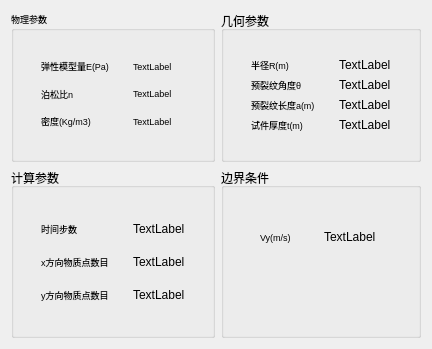
     <widget class="QWidget" name="Page1_1">
      <layout class="QGridLayout" name="gridLayout">
       <item row="0" column="0">
        <widget class="QGroupBox" name="box1_1">
         <property name="font">
          <font>
           <pointsize>7</pointsize>
          </font>
         </property>
         <property name="title">
          <string>物理参数</string>
         </property>
         <layout class="QVBoxLayout" name="verticalLayout_4">
          <item>
           <widget class="QWidget" name="widget_11" native="true">
            <layout class="QHBoxLayout" name="horizontalLayout_5">
             <item>
              <widget class="QWidget" name="widget_12" native="true">
               <layout class="QVBoxLayout" name="verticalLayout_5">
                <item>
                 <widget class="QLabel" name="lab1_1">
                  <property name="text">
                   <string>弹性模型量E(Pa)</string>
                  </property>
                 </widget>
                </item>
                <item>
                 <widget class="QLabel" name="lab1_2">
                  <property name="font">
                   <font>
                    <pointsize>7</pointsize>
                   </font>
                  </property>
                  <property name="text">
                   <string>泊松比n</string>
                  </property>
                 </widget>
                </item>
                <item>
                 <widget class="QLabel" name="lab1_3">
                  <property name="font">
                   <font>
                    <pointsize>7</pointsize>
                   </font>
                  </property>
                  <property name="text">
                   <string>密度(Kg/m3)</string>
                  </property>
                 </widget>
                </item>
               </layout>
              </widget>
             </item>
             <item>
              <widget class="QWidget" name="widget_13" native="true">
               <layout class="QVBoxLayout" name="verticalLayout_6">
                <item>
                 <widget class="QLabel" name="data1_1">
                  <property name="text">
                   <string>TextLabel</string>
                  </property>
                 </widget>
                </item>
                <item>
                 <widget class="QLabel" name="data1_2">
                  <property name="text">
                   <string>TextLabel</string>
                  </property>
                 </widget>
                </item>
                <item>
                 <widget class="QLabel" name="data1_3">
                  <property name="text">
                   <string>TextLabel</string>
                  </property>
                 </widget>
                </item>
               </layout>
              </widget>
             </item>
            </layout>
           </widget>
          </item>
         </layout>
        </widget>
       </item>
       <item row="1" column="0">
        <widget class="QGroupBox" name="box1_3">
         <property name="minimumSize">
          <size>
           <width>0</width>
           <height>170</height>
          </size>
         </property>
         <property name="title">
          <string>计算参数</string>
         </property>
         <layout class="QHBoxLayout" name="horizontalLayout_7">
          <item>
           <widget class="QWidget" name="widget_4" native="true">
            <layout class="QHBoxLayout" name="horizontalLayout_8">
             <item>
              <widget class="QWidget" name="widget_5" native="true">
               <layout class="QVBoxLayout" name="verticalLayout_9">
                <item>
                 <widget class="QLabel" name="lab1_8">
                  <property name="font">
                   <font>
                    <pointsize>7</pointsize>
                   </font>
                  </property>
                  <property name="text">
                   <string>时间步数</string>
                  </property>
                 </widget>
                </item>
                <item>
                 <widget class="QLabel" name="lab1_9">
                  <property name="font">
                   <font>
                    <pointsize>7</pointsize>
                   </font>
                  </property>
                  <property name="text">
                   <string>x方向物质点数目</string>
                  </property>
                 </widget>
                </item>
                <item>
                 <widget class="QLabel" name="lab1_10">
                  <property name="font">
                   <font>
                    <pointsize>7</pointsize>
                   </font>
                  </property>
                  <property name="text">
                   <string>y方向物质点数目</string>
                  </property>
                 </widget>
                </item>
               </layout>
              </widget>
             </item>
             <item>
              <widget class="QWidget" name="widget_6" native="true">
               <layout class="QVBoxLayout" name="verticalLayout_10">
                <item>
                 <widget class="QLabel" name="data1_8">
                  <property name="text">
                   <string>TextLabel</string>
                  </property>
                 </widget>
                </item>
                <item>
                 <widget class="QLabel" name="data1_9">
                  <property name="text">
                   <string>TextLabel</string>
                  </property>
                 </widget>
                </item>
                <item>
                 <widget class="QLabel" name="data1_10">
                  <property name="text">
                   <string>TextLabel</string>
                  </property>
                 </widget>
                </item>
               </layout>
              </widget>
             </item>
            </layout>
           </widget>
          </item>
         </layout>
        </widget>
       </item>
       <item row="0" column="1">
        <widget class="QGroupBox" name="box1_2">
         <property name="title">
          <string>几何参数</string>
         </property>
         <layout class="QVBoxLayout" name="verticalLayout_3">
          <item>
           <widget class="QWidget" name="widget_3" native="true">
            <layout class="QHBoxLayout" name="horizontalLayout_6">
             <item>
              <widget class="QWidget" name="widget" native="true">
               <layout class="QVBoxLayout" name="verticalLayout_7">
                <item>
                 <widget class="QLabel" name="lab1_4">
                  <property name="font">
                   <font>
                    <pointsize>7</pointsize>
                   </font>
                  </property>
                  <property name="text">
                   <string>半径R(m)</string>
                  </property>
                 </widget>
                </item>
                <item>
                 <widget class="QLabel" name="lab1_5">
                  <property name="font">
                   <font>
                    <pointsize>7</pointsize>
                   </font>
                  </property>
                  <property name="text">
                   <string>预裂纹角度θ</string>
                  </property>
                 </widget>
                </item>
                <item>
                 <widget class="QLabel" name="lab1_6">
                  <property name="font">
                   <font>
                    <pointsize>7</pointsize>
                   </font>
                  </property>
                  <property name="text">
                   <string>预裂纹长度a(m)</string>
                  </property>
                 </widget>
                </item>
                <item>
                 <widget class="QLabel" name="lab1_7">
                  <property name="font">
                   <font>
                    <pointsize>7</pointsize>
                   </font>
                  </property>
                  <property name="text">
                   <string>试件厚度t(m)</string>
                  </property>
                 </widget>
                </item>
               </layout>
              </widget>
             </item>
             <item>
              <widget class="QWidget" name="widget_2" native="true">
               <layout class="QVBoxLayout" name="verticalLayout_8">
                <item>
                 <widget class="QLabel" name="data1_4">
                  <property name="text">
                   <string>TextLabel</string>
                  </property>
                 </widget>
                </item>
                <item>
                 <widget class="QLabel" name="data1_5">
                  <property name="text">
                   <string>TextLabel</string>
                  </property>
                 </widget>
                </item>
                <item>
                 <widget class="QLabel" name="data1_6">
                  <property name="text">
                   <string>TextLabel</string>
                  </property>
                 </widget>
                </item>
                <item>
                 <widget class="QLabel" name="data1_7">
                  <property name="text">
                   <string>TextLabel</string>
                  </property>
                 </widget>
                </item>
               </layout>
              </widget>
             </item>
            </layout>
           </widget>
          </item>
         </layout>
        </widget>
       </item>
       <item row="1" column="1">
        <widget class="QGroupBox" name="box1_4">
         <property name="title">
          <string>边界条件</string>
         </property>
         <layout class="QHBoxLayout" name="horizontalLayout_4">
          <item>
           <widget class="QWidget" name="widget_7" native="true">
            <layout class="QHBoxLayout" name="horizontalLayout_10">
             <item>
              <widget class="QWidget" name="widget_8" native="true">
               <layout class="QVBoxLayout" name="verticalLayout_24">
                <item>
                 <widget class="QWidget" name="widget_9" native="true">
                  <layout class="QHBoxLayout" name="horizontalLayout_9">
                   <item>
                    <widget class="QLabel" name="lab1_11">
                     <property name="maximumSize">
                      <size>
                       <width>100</width>
                       <height>16777215</height>
                      </size>
                     </property>
                     <property name="font">
                      <font>
                       <pointsize>7</pointsize>
                      </font>
                     </property>
                     <property name="text">
                      <string>Vy(m/s)</string>
                     </property>
                    </widget>
                   </item>
                   <item>
                    <widget class="QLabel" name="data1_11">
                     <property name="text">
                      <string>TextLabel</string>
                     </property>
                    </widget>
                   </item>
                  </layout>
                 </widget>
                </item>
                <item>
                 <widget class="QWidget" name="widget_10" native="true">
                  <layout class="QHBoxLayout" name="horizontalLayout_35"/>
                 </widget>
                </item>
               </layout>
              </widget>
             </item>
            </layout>
           </widget>
          </item>
         </layout>
        </widget>
       </item>
      </layout>
     </widget>
